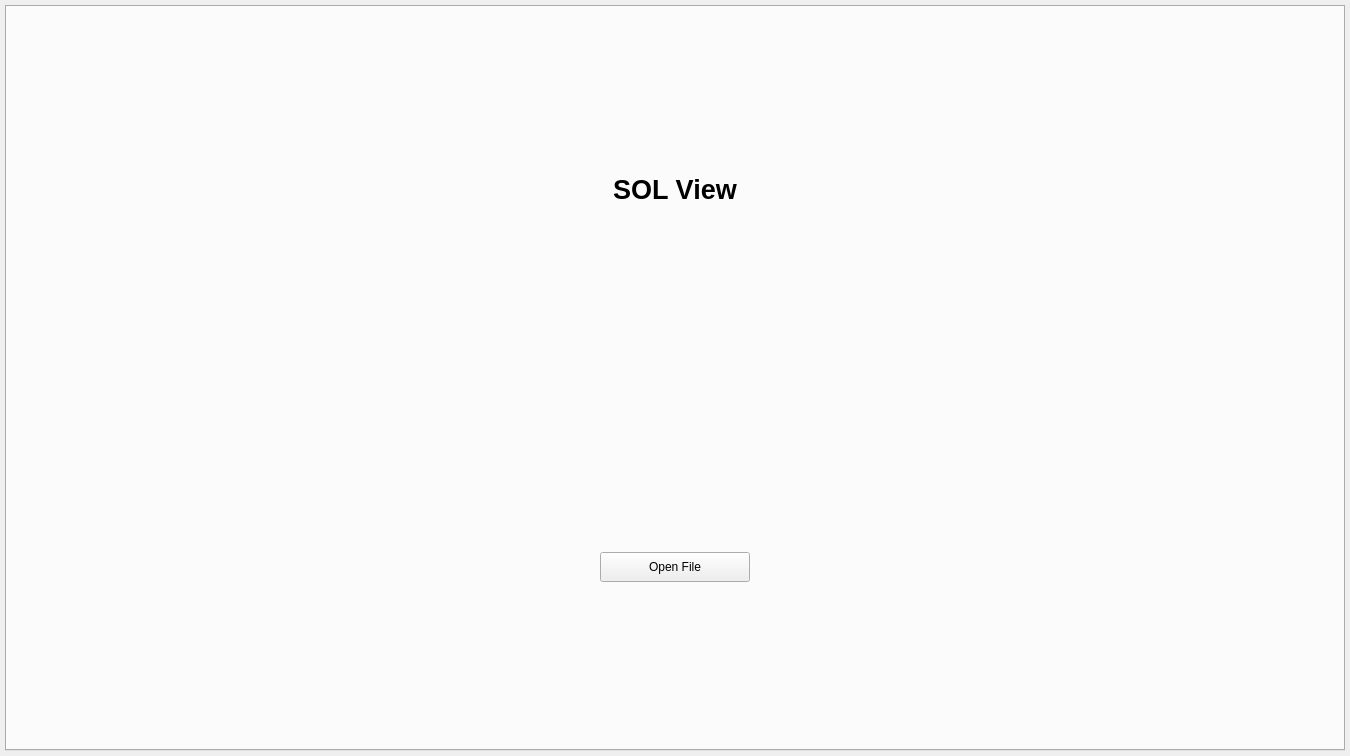
<?xml version="1.0" encoding="UTF-8"?>
<ui version="4.0">
 <class>Form</class>
 <widget class="QWidget" name="Form">
  <property name="geometry">
   <rect>
    <x>0</x>
    <y>0</y>
    <width>1350</width>
    <height>756</height>
   </rect>
  </property>
  <property name="sizePolicy">
   <sizepolicy hsizetype="Preferred" vsizetype="Preferred">
    <horstretch>0</horstretch>
    <verstretch>0</verstretch>
   </sizepolicy>
  </property>
  <property name="windowTitle">
   <string>SOL View</string>
  </property>
  <layout class="QVBoxLayout" name="verticalLayout">
   <property name="leftMargin">
    <number>5</number>
   </property>
   <property name="topMargin">
    <number>5</number>
   </property>
   <property name="rightMargin">
    <number>5</number>
   </property>
   <property name="bottomMargin">
    <number>5</number>
   </property>
   <item>
    <widget class="QTabWidget" name="tabWidget">
     <property name="minimumSize">
      <size>
       <width>1000</width>
       <height>0</height>
      </size>
     </property>
     <property name="maximumSize">
      <size>
       <width>16777215</width>
       <height>16777215</height>
      </size>
     </property>
     <property name="tabShape">
      <enum>QTabWidget::Rounded</enum>
     </property>
     <property name="elideMode">
      <enum>Qt::ElideMiddle</enum>
     </property>
     <property name="tabsClosable">
      <bool>true</bool>
     </property>
     <property name="movable">
      <bool>true</bool>
     </property>
     <property name="tabBarAutoHide">
      <bool>true</bool>
     </property>
     <widget class="QWidget" name="main_tab">
      <attribute name="title">
       <string>SOL View</string>
      </attribute>
      <layout class="QVBoxLayout" name="verticalLayout_3">
       <item>
        <spacer name="verticalSpacer_4">
         <property name="orientation">
          <enum>Qt::Vertical</enum>
         </property>
         <property name="sizeHint" stdset="0">
          <size>
           <width>20</width>
           <height>40</height>
          </size>
         </property>
        </spacer>
       </item>
       <item>
        <widget class="QLabel" name="label">
         <property name="font">
          <font>
           <pointsize>20</pointsize>
           <weight>75</weight>
           <bold>true</bold>
          </font>
         </property>
         <property name="text">
          <string>SOL View</string>
         </property>
         <property name="textFormat">
          <enum>Qt::RichText</enum>
         </property>
         <property name="scaledContents">
          <bool>false</bool>
         </property>
         <property name="alignment">
          <set>Qt::AlignCenter</set>
         </property>
         <property name="wordWrap">
          <bool>false</bool>
         </property>
        </widget>
       </item>
       <item>
        <spacer name="verticalSpacer_3">
         <property name="orientation">
          <enum>Qt::Vertical</enum>
         </property>
         <property name="sizeHint" stdset="0">
          <size>
           <width>20</width>
           <height>40</height>
          </size>
         </property>
        </spacer>
       </item>
       <item>
        <layout class="QHBoxLayout" name="horizontalLayout_2">
         <property name="topMargin">
          <number>0</number>
         </property>
         <item>
          <spacer name="horizontalSpacer_4">
           <property name="orientation">
            <enum>Qt::Horizontal</enum>
           </property>
           <property name="sizeHint" stdset="0">
            <size>
             <width>40</width>
             <height>20</height>
            </size>
           </property>
          </spacer>
         </item>
         <item>
          <widget class="QLabel" name="label_img_1">
           <property name="maximumSize">
            <size>
             <width>142</width>
             <height>42</height>
            </size>
           </property>
           <property name="text">
            <string/>
           </property>
           <property name="scaledContents">
            <bool>true</bool>
           </property>
          </widget>
         </item>
         <item>
          <spacer name="horizontalSpacer_5">
           <property name="orientation">
            <enum>Qt::Horizontal</enum>
           </property>
           <property name="sizeHint" stdset="0">
            <size>
             <width>40</width>
             <height>20</height>
            </size>
           </property>
          </spacer>
         </item>
         <item>
          <widget class="QLabel" name="label_img_2">
           <property name="maximumSize">
            <size>
             <width>60</width>
             <height>60</height>
            </size>
           </property>
           <property name="text">
            <string/>
           </property>
           <property name="scaledContents">
            <bool>true</bool>
           </property>
          </widget>
         </item>
         <item>
          <spacer name="horizontalSpacer_3">
           <property name="orientation">
            <enum>Qt::Horizontal</enum>
           </property>
           <property name="sizeHint" stdset="0">
            <size>
             <width>40</width>
             <height>20</height>
            </size>
           </property>
          </spacer>
         </item>
        </layout>
       </item>
       <item>
        <spacer name="verticalSpacer_2">
         <property name="orientation">
          <enum>Qt::Vertical</enum>
         </property>
         <property name="sizeHint" stdset="0">
          <size>
           <width>20</width>
           <height>40</height>
          </size>
         </property>
        </spacer>
       </item>
       <item>
        <layout class="QHBoxLayout" name="horizontalLayout_3">
         <item>
          <spacer name="horizontalSpacer">
           <property name="orientation">
            <enum>Qt::Horizontal</enum>
           </property>
           <property name="sizeHint" stdset="0">
            <size>
             <width>40</width>
             <height>20</height>
            </size>
           </property>
          </spacer>
         </item>
         <item>
          <widget class="QPushButton" name="pushButton">
           <property name="minimumSize">
            <size>
             <width>150</width>
             <height>30</height>
            </size>
           </property>
           <property name="font">
            <font>
             <weight>50</weight>
             <bold>false</bold>
            </font>
           </property>
           <property name="text">
            <string>Open File</string>
           </property>
          </widget>
         </item>
         <item>
          <spacer name="horizontalSpacer_2">
           <property name="orientation">
            <enum>Qt::Horizontal</enum>
           </property>
           <property name="sizeHint" stdset="0">
            <size>
             <width>40</width>
             <height>20</height>
            </size>
           </property>
          </spacer>
         </item>
        </layout>
       </item>
       <item>
        <spacer name="verticalSpacer">
         <property name="orientation">
          <enum>Qt::Vertical</enum>
         </property>
         <property name="sizeHint" stdset="0">
          <size>
           <width>20</width>
           <height>40</height>
          </size>
         </property>
        </spacer>
       </item>
      </layout>
     </widget>
    </widget>
   </item>
  </layout>
 </widget>
 <resources/>
 <connections/>
</ui>
